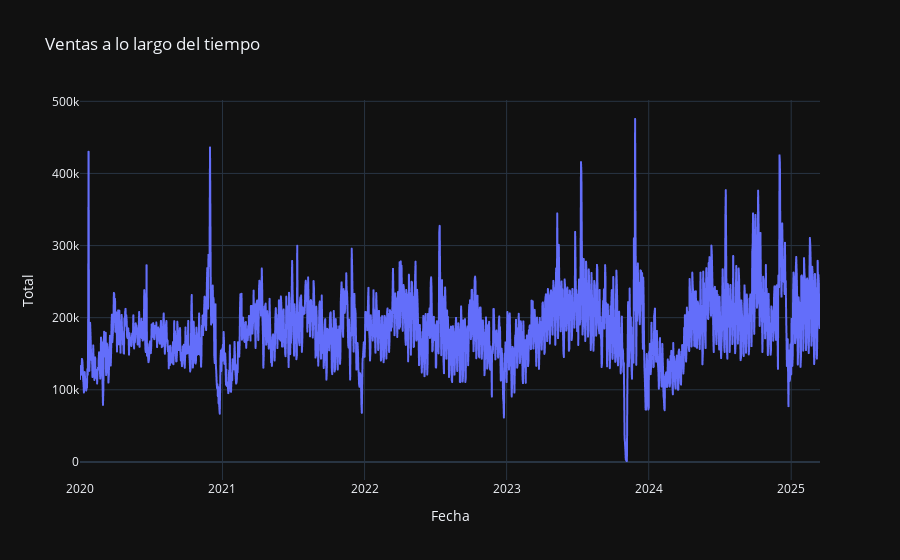

Source (notebook cell):
### Code cell
fig = px.line(ventas, x=ventas.index, y='Total', template='plotly_dark', title='Ventas a lo largo del tiempo')
fig.show()

### Figure 1 — Plotly figure (JSON) as saved in the notebook; plotly's stock layout.template omitted (floating-point values rounded to 4 significant figures; data arrays with more than 128 entries replaced by an {"elided": "..."} marker saying what was removed)
{"data": [{"hovertemplate": "Fecha=%{x}<br>Total=%{y}<extra></extra>", "legendgroup": "", "line": {"color": "#636efa", "dash": "solid"}, "marker": {"symbol": "circle"}, "mode": "lines", "name": "", "showlegend": false, "type": "scattergl", "x": {"elided": "1902 str values"}, "xaxis": "x", "y": {"elided": "1902 float values"}, "yaxis": "y"}], "layout": {"legend": {"tracegroupgap": 0}, "title": {"text": "Ventas a lo largo del tiempo"}, "xaxis": {"anchor": "y", "domain": [0, 1], "title": {"text": "Fecha"}}, "yaxis": {"anchor": "x", "domain": [0, 1], "title": {"text": "Total"}}}}
